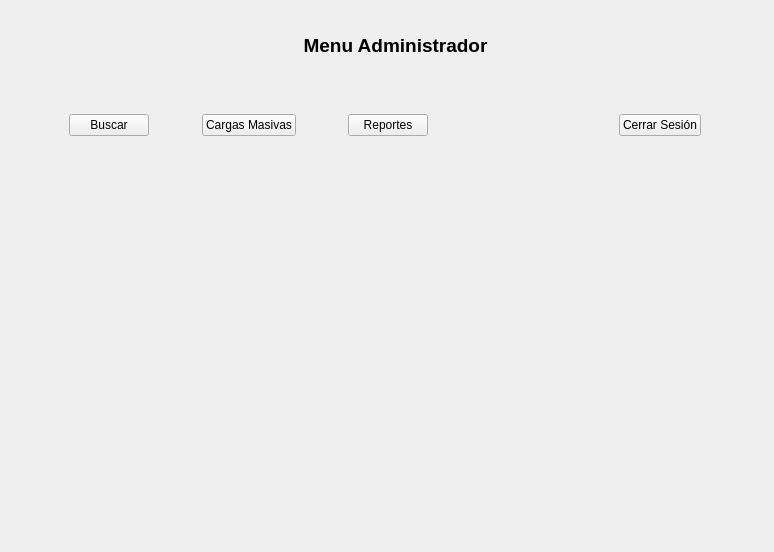
<?xml version="1.0" encoding="UTF-8"?>
<ui version="4.0">
 <class>WidgetCtrAdmin</class>
 <widget class="QWidget" name="WidgetCtrAdmin">
  <property name="geometry">
   <rect>
    <x>0</x>
    <y>0</y>
    <width>774</width>
    <height>552</height>
   </rect>
  </property>
  <property name="windowTitle">
   <string>Form</string>
  </property>
  <widget class="QLabel" name="label">
   <property name="geometry">
    <rect>
     <x>270</x>
     <y>20</y>
     <width>251</width>
     <height>51</height>
    </rect>
   </property>
   <property name="font">
    <font>
     <family>Arial</family>
    </font>
   </property>
   <property name="text">
    <string>&lt;html&gt;&lt;head/&gt;&lt;body&gt;&lt;p align=&quot;center&quot;&gt;&lt;span style=&quot; font-size:14pt; font-weight:700;&quot;&gt;Menu Administrador&lt;/span&gt;&lt;/p&gt;&lt;/body&gt;&lt;/html&gt;</string>
   </property>
  </widget>
  <widget class="QWidget" name="wBMenuAdmin" native="true">
   <property name="geometry">
    <rect>
     <x>40</x>
     <y>160</y>
     <width>701</width>
     <height>371</height>
    </rect>
   </property>
   <property name="palette">
    <palette>
     <active>
      <colorrole role="WindowText">
       <brush brushstyle="SolidPattern">
        <color alpha="255">
         <red>0</red>
         <green>0</green>
         <blue>0</blue>
        </color>
       </brush>
      </colorrole>
      <colorrole role="Button">
       <brush brushstyle="SolidPattern">
        <color alpha="255">
         <red>223</red>
         <green>240</green>
         <blue>212</blue>
        </color>
       </brush>
      </colorrole>
      <colorrole role="Light">
       <brush brushstyle="SolidPattern">
        <color alpha="255">
         <red>255</red>
         <green>255</green>
         <blue>255</blue>
        </color>
       </brush>
      </colorrole>
      <colorrole role="Midlight">
       <brush brushstyle="SolidPattern">
        <color alpha="255">
         <red>239</red>
         <green>247</green>
         <blue>233</blue>
        </color>
       </brush>
      </colorrole>
      <colorrole role="Dark">
       <brush brushstyle="SolidPattern">
        <color alpha="255">
         <red>111</red>
         <green>120</green>
         <blue>106</blue>
        </color>
       </brush>
      </colorrole>
      <colorrole role="Mid">
       <brush brushstyle="SolidPattern">
        <color alpha="255">
         <red>149</red>
         <green>160</green>
         <blue>141</blue>
        </color>
       </brush>
      </colorrole>
      <colorrole role="Text">
       <brush brushstyle="SolidPattern">
        <color alpha="255">
         <red>0</red>
         <green>0</green>
         <blue>0</blue>
        </color>
       </brush>
      </colorrole>
      <colorrole role="BrightText">
       <brush brushstyle="SolidPattern">
        <color alpha="255">
         <red>255</red>
         <green>255</green>
         <blue>255</blue>
        </color>
       </brush>
      </colorrole>
      <colorrole role="ButtonText">
       <brush brushstyle="SolidPattern">
        <color alpha="255">
         <red>0</red>
         <green>0</green>
         <blue>0</blue>
        </color>
       </brush>
      </colorrole>
      <colorrole role="Base">
       <brush brushstyle="SolidPattern">
        <color alpha="255">
         <red>255</red>
         <green>255</green>
         <blue>255</blue>
        </color>
       </brush>
      </colorrole>
      <colorrole role="Window">
       <brush brushstyle="SolidPattern">
        <color alpha="255">
         <red>223</red>
         <green>240</green>
         <blue>212</blue>
        </color>
       </brush>
      </colorrole>
      <colorrole role="Shadow">
       <brush brushstyle="SolidPattern">
        <color alpha="255">
         <red>0</red>
         <green>0</green>
         <blue>0</blue>
        </color>
       </brush>
      </colorrole>
      <colorrole role="AlternateBase">
       <brush brushstyle="SolidPattern">
        <color alpha="255">
         <red>239</red>
         <green>247</green>
         <blue>233</blue>
        </color>
       </brush>
      </colorrole>
      <colorrole role="ToolTipBase">
       <brush brushstyle="SolidPattern">
        <color alpha="255">
         <red>255</red>
         <green>255</green>
         <blue>220</blue>
        </color>
       </brush>
      </colorrole>
      <colorrole role="ToolTipText">
       <brush brushstyle="SolidPattern">
        <color alpha="255">
         <red>0</red>
         <green>0</green>
         <blue>0</blue>
        </color>
       </brush>
      </colorrole>
      <colorrole role="PlaceholderText">
       <brush brushstyle="SolidPattern">
        <color alpha="127">
         <red>0</red>
         <green>0</green>
         <blue>0</blue>
        </color>
       </brush>
      </colorrole>
      <colorrole role="Accent">
       <brush brushstyle="SolidPattern">
        <color alpha="255">
         <red>255</red>
         <green>255</green>
         <blue>255</blue>
        </color>
       </brush>
      </colorrole>
     </active>
     <inactive>
      <colorrole role="WindowText">
       <brush brushstyle="SolidPattern">
        <color alpha="255">
         <red>0</red>
         <green>0</green>
         <blue>0</blue>
        </color>
       </brush>
      </colorrole>
      <colorrole role="Button">
       <brush brushstyle="SolidPattern">
        <color alpha="255">
         <red>223</red>
         <green>240</green>
         <blue>212</blue>
        </color>
       </brush>
      </colorrole>
      <colorrole role="Light">
       <brush brushstyle="SolidPattern">
        <color alpha="255">
         <red>255</red>
         <green>255</green>
         <blue>255</blue>
        </color>
       </brush>
      </colorrole>
      <colorrole role="Midlight">
       <brush brushstyle="SolidPattern">
        <color alpha="255">
         <red>239</red>
         <green>247</green>
         <blue>233</blue>
        </color>
       </brush>
      </colorrole>
      <colorrole role="Dark">
       <brush brushstyle="SolidPattern">
        <color alpha="255">
         <red>111</red>
         <green>120</green>
         <blue>106</blue>
        </color>
       </brush>
      </colorrole>
      <colorrole role="Mid">
       <brush brushstyle="SolidPattern">
        <color alpha="255">
         <red>149</red>
         <green>160</green>
         <blue>141</blue>
        </color>
       </brush>
      </colorrole>
      <colorrole role="Text">
       <brush brushstyle="SolidPattern">
        <color alpha="255">
         <red>0</red>
         <green>0</green>
         <blue>0</blue>
        </color>
       </brush>
      </colorrole>
      <colorrole role="BrightText">
       <brush brushstyle="SolidPattern">
        <color alpha="255">
         <red>255</red>
         <green>255</green>
         <blue>255</blue>
        </color>
       </brush>
      </colorrole>
      <colorrole role="ButtonText">
       <brush brushstyle="SolidPattern">
        <color alpha="255">
         <red>0</red>
         <green>0</green>
         <blue>0</blue>
        </color>
       </brush>
      </colorrole>
      <colorrole role="Base">
       <brush brushstyle="SolidPattern">
        <color alpha="255">
         <red>255</red>
         <green>255</green>
         <blue>255</blue>
        </color>
       </brush>
      </colorrole>
      <colorrole role="Window">
       <brush brushstyle="SolidPattern">
        <color alpha="255">
         <red>223</red>
         <green>240</green>
         <blue>212</blue>
        </color>
       </brush>
      </colorrole>
      <colorrole role="Shadow">
       <brush brushstyle="SolidPattern">
        <color alpha="255">
         <red>0</red>
         <green>0</green>
         <blue>0</blue>
        </color>
       </brush>
      </colorrole>
      <colorrole role="AlternateBase">
       <brush brushstyle="SolidPattern">
        <color alpha="255">
         <red>239</red>
         <green>247</green>
         <blue>233</blue>
        </color>
       </brush>
      </colorrole>
      <colorrole role="ToolTipBase">
       <brush brushstyle="SolidPattern">
        <color alpha="255">
         <red>255</red>
         <green>255</green>
         <blue>220</blue>
        </color>
       </brush>
      </colorrole>
      <colorrole role="ToolTipText">
       <brush brushstyle="SolidPattern">
        <color alpha="255">
         <red>0</red>
         <green>0</green>
         <blue>0</blue>
        </color>
       </brush>
      </colorrole>
      <colorrole role="PlaceholderText">
       <brush brushstyle="SolidPattern">
        <color alpha="127">
         <red>0</red>
         <green>0</green>
         <blue>0</blue>
        </color>
       </brush>
      </colorrole>
      <colorrole role="Accent">
       <brush brushstyle="SolidPattern">
        <color alpha="255">
         <red>255</red>
         <green>255</green>
         <blue>255</blue>
        </color>
       </brush>
      </colorrole>
     </inactive>
     <disabled>
      <colorrole role="WindowText">
       <brush brushstyle="SolidPattern">
        <color alpha="255">
         <red>111</red>
         <green>120</green>
         <blue>106</blue>
        </color>
       </brush>
      </colorrole>
      <colorrole role="Button">
       <brush brushstyle="SolidPattern">
        <color alpha="255">
         <red>223</red>
         <green>240</green>
         <blue>212</blue>
        </color>
       </brush>
      </colorrole>
      <colorrole role="Light">
       <brush brushstyle="SolidPattern">
        <color alpha="255">
         <red>255</red>
         <green>255</green>
         <blue>255</blue>
        </color>
       </brush>
      </colorrole>
      <colorrole role="Midlight">
       <brush brushstyle="SolidPattern">
        <color alpha="255">
         <red>239</red>
         <green>247</green>
         <blue>233</blue>
        </color>
       </brush>
      </colorrole>
      <colorrole role="Dark">
       <brush brushstyle="SolidPattern">
        <color alpha="255">
         <red>111</red>
         <green>120</green>
         <blue>106</blue>
        </color>
       </brush>
      </colorrole>
      <colorrole role="Mid">
       <brush brushstyle="SolidPattern">
        <color alpha="255">
         <red>149</red>
         <green>160</green>
         <blue>141</blue>
        </color>
       </brush>
      </colorrole>
      <colorrole role="Text">
       <brush brushstyle="SolidPattern">
        <color alpha="255">
         <red>111</red>
         <green>120</green>
         <blue>106</blue>
        </color>
       </brush>
      </colorrole>
      <colorrole role="BrightText">
       <brush brushstyle="SolidPattern">
        <color alpha="255">
         <red>255</red>
         <green>255</green>
         <blue>255</blue>
        </color>
       </brush>
      </colorrole>
      <colorrole role="ButtonText">
       <brush brushstyle="SolidPattern">
        <color alpha="255">
         <red>111</red>
         <green>120</green>
         <blue>106</blue>
        </color>
       </brush>
      </colorrole>
      <colorrole role="Base">
       <brush brushstyle="SolidPattern">
        <color alpha="255">
         <red>223</red>
         <green>240</green>
         <blue>212</blue>
        </color>
       </brush>
      </colorrole>
      <colorrole role="Window">
       <brush brushstyle="SolidPattern">
        <color alpha="255">
         <red>223</red>
         <green>240</green>
         <blue>212</blue>
        </color>
       </brush>
      </colorrole>
      <colorrole role="Shadow">
       <brush brushstyle="SolidPattern">
        <color alpha="255">
         <red>0</red>
         <green>0</green>
         <blue>0</blue>
        </color>
       </brush>
      </colorrole>
      <colorrole role="AlternateBase">
       <brush brushstyle="SolidPattern">
        <color alpha="255">
         <red>223</red>
         <green>240</green>
         <blue>212</blue>
        </color>
       </brush>
      </colorrole>
      <colorrole role="ToolTipBase">
       <brush brushstyle="SolidPattern">
        <color alpha="255">
         <red>255</red>
         <green>255</green>
         <blue>220</blue>
        </color>
       </brush>
      </colorrole>
      <colorrole role="ToolTipText">
       <brush brushstyle="SolidPattern">
        <color alpha="255">
         <red>0</red>
         <green>0</green>
         <blue>0</blue>
        </color>
       </brush>
      </colorrole>
      <colorrole role="PlaceholderText">
       <brush brushstyle="SolidPattern">
        <color alpha="127">
         <red>111</red>
         <green>120</green>
         <blue>106</blue>
        </color>
       </brush>
      </colorrole>
      <colorrole role="Accent">
       <brush brushstyle="SolidPattern">
        <color alpha="255">
         <red>255</red>
         <green>255</green>
         <blue>255</blue>
        </color>
       </brush>
      </colorrole>
     </disabled>
    </palette>
   </property>
  </widget>
  <widget class="QWidget" name="layoutWidget">
   <property name="geometry">
    <rect>
     <x>430</x>
     <y>110</y>
     <width>271</width>
     <height>31</height>
    </rect>
   </property>
   <layout class="QHBoxLayout" name="horizontalLayout_2">
    <item>
     <spacer name="horizontalSpacer_3">
      <property name="orientation">
       <enum>Qt::Orientation::Horizontal</enum>
      </property>
      <property name="sizeHint" stdset="0">
       <size>
        <width>40</width>
        <height>20</height>
       </size>
      </property>
     </spacer>
    </item>
    <item>
     <widget class="QPushButton" name="pushButton_4">
      <property name="font">
       <font>
        <family>Arial</family>
        <pointsize>9</pointsize>
       </font>
      </property>
      <property name="text">
       <string>Cerrar Sesión</string>
      </property>
      <property name="default">
       <bool>false</bool>
      </property>
      <property name="flat">
       <bool>false</bool>
      </property>
     </widget>
    </item>
   </layout>
  </widget>
  <widget class="QWidget" name="layoutWidget">
   <property name="geometry">
    <rect>
     <x>69</x>
     <y>110</y>
     <width>359</width>
     <height>31</height>
    </rect>
   </property>
   <layout class="QHBoxLayout" name="horizontalLayout">
    <item>
     <widget class="QPushButton" name="pushButton">
      <property name="font">
       <font>
        <family>Arial</family>
        <pointsize>9</pointsize>
       </font>
      </property>
      <property name="text">
       <string>Buscar</string>
      </property>
      <property name="default">
       <bool>false</bool>
      </property>
      <property name="flat">
       <bool>false</bool>
      </property>
     </widget>
    </item>
    <item>
     <spacer name="horizontalSpacer">
      <property name="orientation">
       <enum>Qt::Orientation::Horizontal</enum>
      </property>
      <property name="sizeHint" stdset="0">
       <size>
        <width>40</width>
        <height>20</height>
       </size>
      </property>
     </spacer>
    </item>
    <item>
     <widget class="QPushButton" name="pushButton_2">
      <property name="font">
       <font>
        <family>Arial</family>
        <pointsize>9</pointsize>
       </font>
      </property>
      <property name="text">
       <string>Cargas Masivas</string>
      </property>
      <property name="default">
       <bool>false</bool>
      </property>
      <property name="flat">
       <bool>false</bool>
      </property>
     </widget>
    </item>
    <item>
     <spacer name="horizontalSpacer_2">
      <property name="orientation">
       <enum>Qt::Orientation::Horizontal</enum>
      </property>
      <property name="sizeHint" stdset="0">
       <size>
        <width>40</width>
        <height>20</height>
       </size>
      </property>
     </spacer>
    </item>
    <item>
     <widget class="QPushButton" name="pushButton_3">
      <property name="font">
       <font>
        <family>Arial</family>
        <pointsize>9</pointsize>
       </font>
      </property>
      <property name="text">
       <string>Reportes</string>
      </property>
      <property name="default">
       <bool>false</bool>
      </property>
      <property name="flat">
       <bool>false</bool>
      </property>
     </widget>
    </item>
   </layout>
  </widget>
 </widget>
 <resources/>
 <connections/>
</ui>
